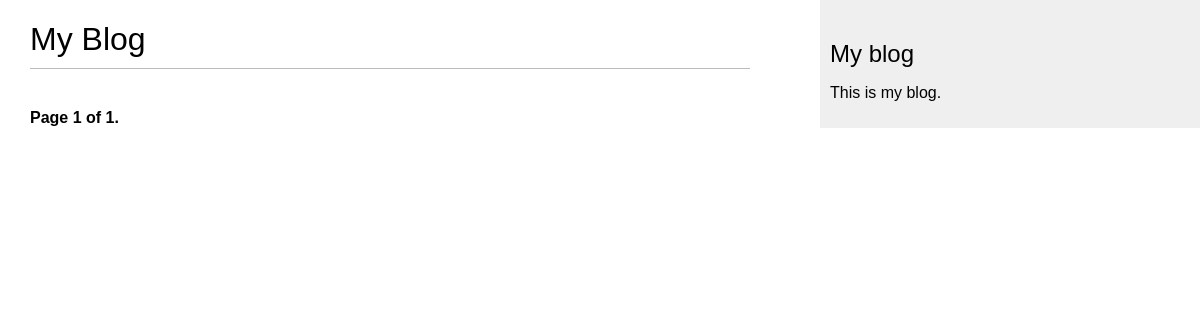
/blog/, run on an earlier commit of the app's database.
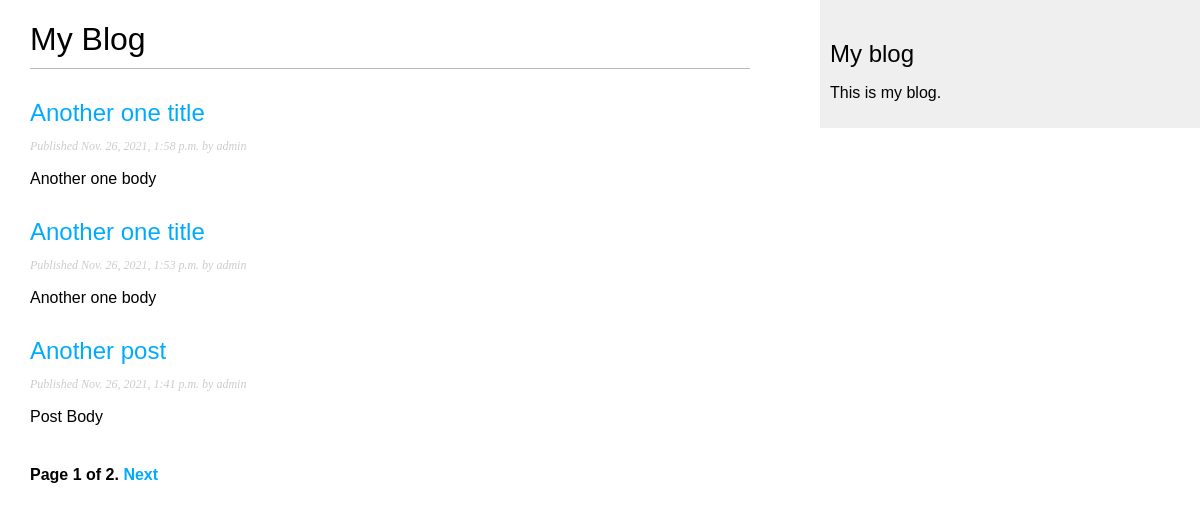
And on a later commit of the database.
### blog/models.py (models this page shows, shortened)
class Post(models.Model):
    STATUS_CHOICES = (
    ('draft', 'Draft'),
    ('published', 'Published'),
    )
    title =     models.CharField( max_length = 250 )
    slug =      models.SlugField( max_length=250, unique_for_date = 'publish' )
    author =    models.ForeignKey(User, on_delete=models.CASCADE, related_name='blog_posts')
    body  =     models.TextField()
    publish =   models.DateTimeField( default = timezone.now )
    created =   models.DateTimeField( auto_now_add = True )
    updated =   models.DateTimeField( auto_now=True )
    status =    models.CharField( max_length=10, choices=STATUS_CHOICES, default='draft' )
    def get_absolute_url(self):
        return reverse('blog:post_detail', args=[self.publish.year, self.publish.month, self.publish.day, self.slug])
    class Meta:
        ordering = ('-publish',)

### blog/views.py (the view)
# urls.py: path('', views.PostListView.as_view(), name='post_list'),
class PostListView(ListView):
    queryset = Post.objects.all()
    context_object_name = 'posts'
    paginate_by = 3
    template_name = 'blog/post/list.html'

### blog/templates/blog/post/list.html (shortened to what this page needs)
{% extends "blog/base.html" %}
{% block content %}
 <h1>My Blog</h1>
 {% for post in posts %}
 <h2>
 <a href="{{ post.get_absolute_url }}">
 {{ post.title }}
 </a>
 </h2>
 <p class="date">
 Published {{ post.publish }} by {{ post.author }}
 </p>
 {{ post.body|truncatewords:30|linebreaks }}
 {% endfor %}
 {% include "pagination.html" with page=page_obj %}
{% endblock %}

### blog/templates/blog/base.html (shortened to what this page needs)
{% load static %}
<!DOCTYPE html>
<html>
<head>
 <link href="{% static "css/blog.css" %}" rel="stylesheet">
</head>
<body>
 <div id="content">
 {% block content %}
 {% endblock %}
 </div>
 <div id="sidebar">
 <h2>My blog</h2>
 <p>This is my blog.</p>
 </div>
</body>
</html>

### blog/templates/pagination.html (shortened to what this page needs)
<div class="pagination">
    <span class="step-links">
    <span class="current">
    Page {{ page.number }} of {{ page.paginator.num_pages }}.
    </span>
    {% if page.has_next %}
    <a href="?page={{ page.next_page_number }}">Next</a>
    {% endif %}
    </span>
   </div>

### blog/static/css/blog.css (style rules this page uses)
body { margin:0; padding:0; font-family:helvetica, sans-serif; }
a { color:#00abff; text-decoration:none; }
h1 { font-weight:normal; border-bottom:1px solid #bbb; padding:0 0 10px 0; }
h2 { font-weight:normal; margin:30px 0 0; }
#content { float:left; width:60%; padding:0 0 0 30px; }
#sidebar { float:right; width:30%; padding:10px; background:#efefef; height:100%; }
p.date { color:#ccc; font-family: georgia, serif; font-size: 12px; font-style: italic; }
.pagination { margin:40px 0; font-weight:bold; }

What changed in the data, as far as the page shows it:
added Post: title "Another one title", publish "Nov. 26, 2021, 1:58 p.m.", author "admin", body "Another one body"
added Post: title "Another one title", publish "Nov. 26, 2021, 1:53 p.m.", author "admin", body "Another one body"
added Post: title "Another post", publish "Nov. 26, 2021, 1:41 p.m.", author "admin", body "Post Body"
Also different on the page:
{{ page.paginator.num_pages }}: "1" → "2"
text now shown: "Next"
